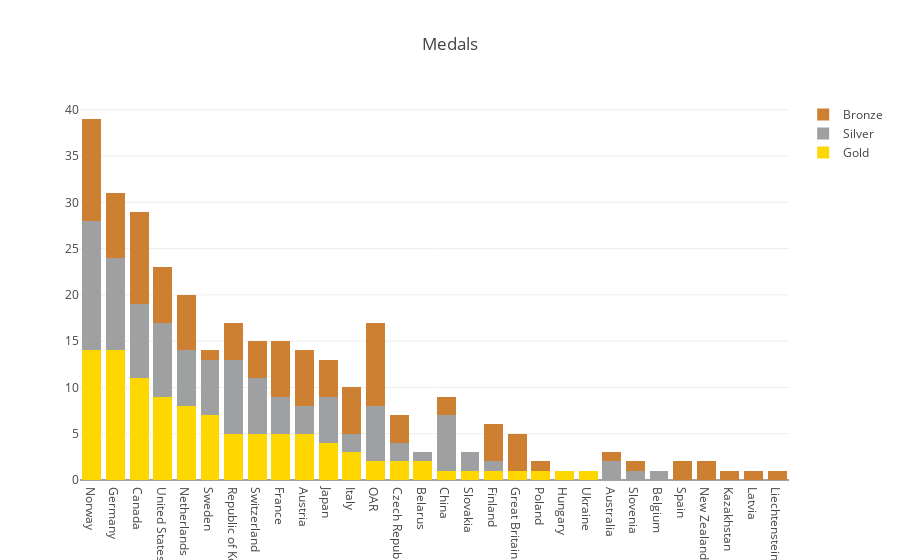

Source (notebook cell):
### Code cell
iplot(bar,filename = 'basic-bar')

### Figure 1 — Plotly figure (JSON) as saved in the notebook; plotly's stock layout.template omitted (floating-point values rounded to 4 significant figures)
{"data": [{"marker": {"color": "#FFD700"}, "name": "Gold", "type": "bar", "uid": "01952c7b-330c-4ea6-927c-12209f20ddcb", "x": ["Norway", "Germany", "Canada", "United States", "Netherlands", "Sweden", "Republic of Korea", "Switzerland", "France", "Austria", "Japan", "Italy", "OAR", "Czech Republic", "Belarus", "China", "Slovakia", "Finland", "Great Britain", "Poland", "Hungary", "Ukraine", "Australia", "Slovenia", "Belgium", "Spain", "New Zealand", "Kazakhstan", "Latvia", "Liechtenstein"], "y": [14, 14, 11, 9, 8, 7, 5, 5, 5, 5, 4, 3, 2, 2, 2, 1, 1, 1, 1, 1, 1, 1, 0, 0, 0, 0, 0, 0, 0, 0]}, {"marker": {"color": "#9EA0A1"}, "name": "Silver", "type": "bar", "uid": "2df7d801-ff9e-4a7b-a9af-2d5cda2082f2", "x": ["Norway", "Germany", "Canada", "United States", "Netherlands", "Sweden", "Republic of Korea", "Switzerland", "France", "Austria", "Japan", "Italy", "OAR", "Czech Republic", "Belarus", "China", "Slovakia", "Finland", "Great Britain", "Poland", "Hungary", "Ukraine", "Australia", "Slovenia", "Belgium", "Spain", "New Zealand", "Kazakhstan", "Latvia", "Liechtenstein"], "y": [14, 10, 8, 8, 6, 6, 8, 6, 4, 3, 5, 2, 6, 2, 1, 6, 2, 1, 0, 0, 0, 0, 2, 1, 1, 0, 0, 0, 0, 0]}, {"marker": {"color": "#CD7F32"}, "name": "Bronze", "type": "bar", "uid": "94b411c7-47a7-4817-b38f-32f0946ca7e1", "x": ["Norway", "Germany", "Canada", "United States", "Netherlands", "Sweden", "Republic of Korea", "Switzerland", "France", "Austria", "Japan", "Italy", "OAR", "Czech Republic", "Belarus", "China", "Slovakia", "Finland", "Great Britain", "Poland", "Hungary", "Ukraine", "Australia", "Slovenia", "Belgium", "Spain", "New Zealand", "Kazakhstan", "Latvia", "Liechtenstein"], "y": [11, 7, 10, 6, 6, 1, 4, 4, 6, 6, 4, 5, 9, 3, 0, 2, 0, 4, 4, 1, 0, 0, 1, 1, 0, 2, 2, 1, 1, 1]}], "layout": {"barmode": "stack", "title": {"text": "Medals"}}}
